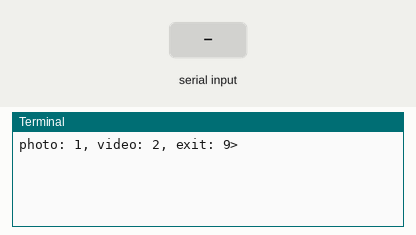
This program was run on a simulated Raspberry Pi (BCM pin numbers). On the bench: the last lines printed to the terminal. The inputs (shaded band) are chosen by the test bench. The clock reads 2024-03-15 10:24:30 at power-on unless the program sets it; the camera gives no picture and a still takes 0.5 s.

Above: at 4.2 s.
4.3 s: "1" typed at the terminal, then Enter
At 4.7 s:
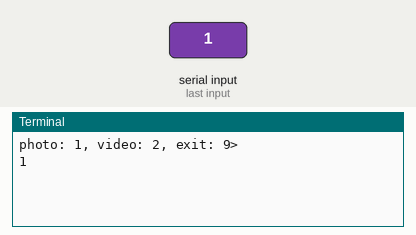
5.8 s: "2" typed at the terminal, then Enter
At 7.2 s:
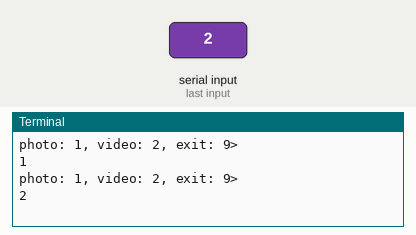

The program:

picamera_test.py
```python
import picamera
import time

path = '/home/pi/src3/06_multimedia'

camera = picamera.PiCamera()

try:
  camera.resolution = (640,480)
  camera.start_preview()
  time.sleep(3)
  camera.rotation = 180
  while True:
   now_str = time.strftime("%Y%m%d_%H%M%S")
   a = input("photo: 1, video: 2, exit: 9> ")

   if a == '1':
    camera.capture('photo_%s.jpg' % now_str)
   elif a == '2':
    camera.start_recording('video_%s.h264' % now_str)
    time.sleep(10)
    camera.stop_recording()
   elif a == '9':
     break


finally:
  camera.stop_preview()
```

Measured:
- after the input at 4.3 s, the terminal: prints a new line at once (image 1)
- after the input at 5.8 s, the terminal: prints a new line at once (image 2)
